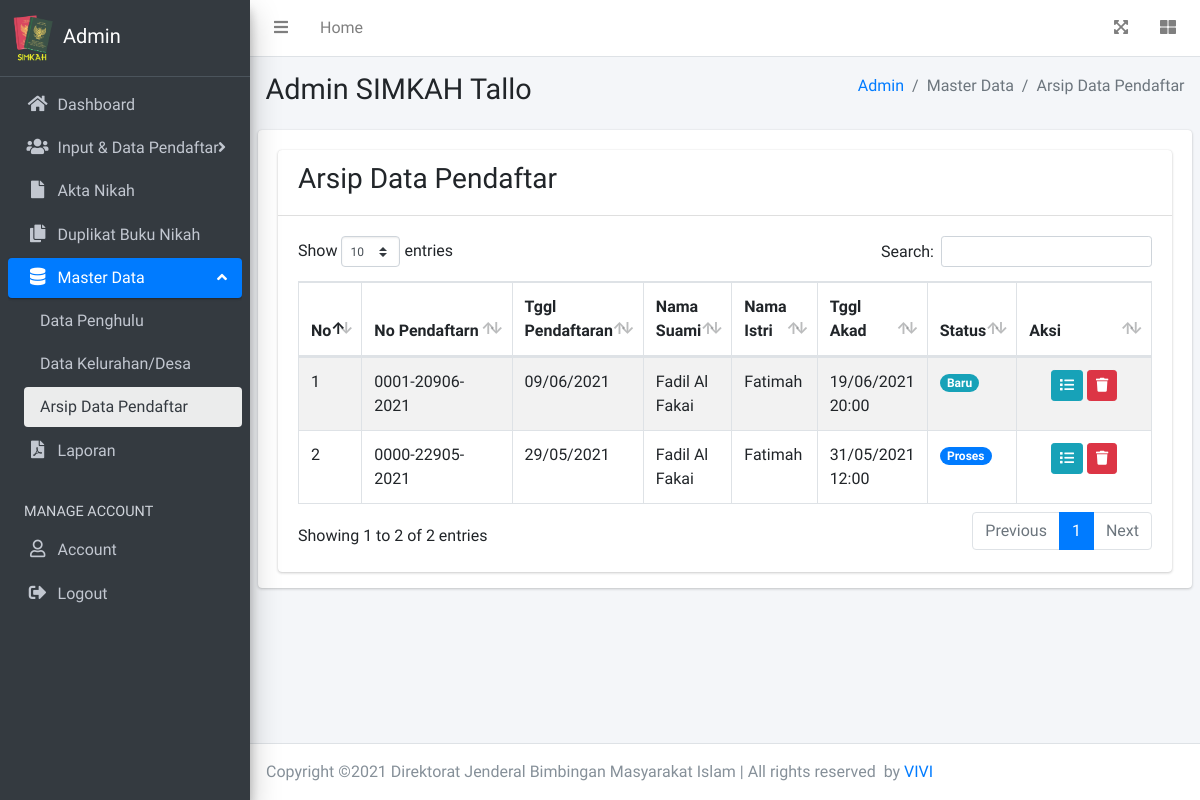
The page /admin/arsip-pendaftaran.php (signed in) on the database as committed earlier.
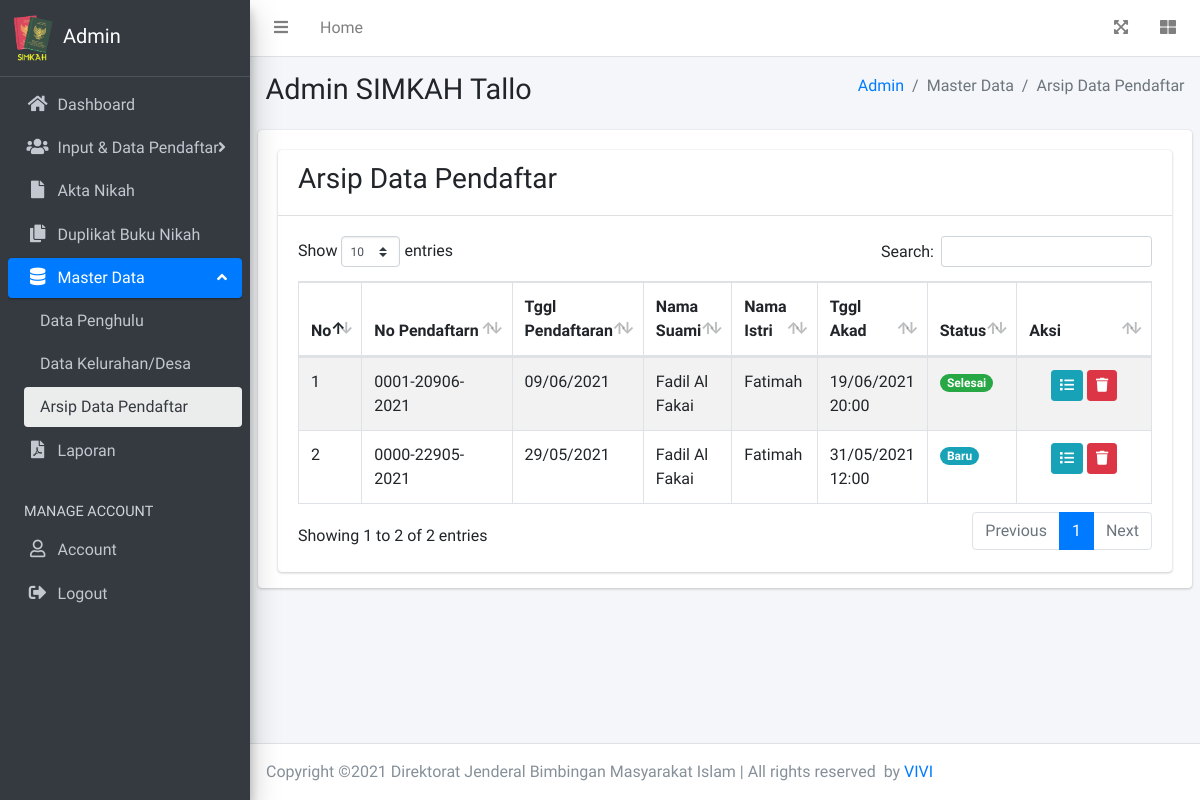
The same page on the database as committed later.
### tables this page shows
CREATE TABLE `tb_pendaftar` (
  `id` int(11) NOT NULL,
  `no_pendaftarn` varchar(255) NOT NULL,
  `desa_id` int(11) NOT NULL,
  `tempat_nikah` varchar(255) NOT NULL,
  `tggl_akad` date NOT NULL,
  `waktu_akad` varchar(255) NOT NULL,
  `lokasi_nikah` varchar(255) NOT NULL,
  `email_pendaftar` varchar(255) DEFAULT NULL,
  `penghulu_id` int(11) DEFAULT NULL,
  `status` varchar(255) NOT NULL,
  `tanggal_daftar` datetime NOT NULL
);

CREATE TABLE `tb_data_suami` (
  `id` int(11) NOT NULL,
  `pendaftar_id` int(11) NOT NULL,
  `warga_negara` varchar(255) NOT NULL,
  `nik` varchar(255) NOT NULL,
  `nama` varchar(255) NOT NULL,
  `tempat_lahir` varchar(255) NOT NULL,
  `tggl_lahir` datetime NOT NULL,
  `umur` varchar(11) NOT NULL,
  `alamat` varchar(255) NOT NULL,
  `status` varchar(255) NOT NULL,
  `agama` varchar(255) NOT NULL,
  `pekerjaan` varchar(255) NOT NULL,
  `pas_foto` varchar(255) NOT NULL
);

CREATE TABLE `tb_data_istri` (
  `id` int(11) NOT NULL,
  `pendaftar_id` int(11) NOT NULL,
  `warga_negara` varchar(255) NOT NULL,
  `nik` varchar(255) NOT NULL,
  `nama` varchar(255) NOT NULL,
  `tempat_lahir` varchar(255) NOT NULL,
  `tggl_lahir` datetime NOT NULL,
  `umur` varchar(11) NOT NULL,
  `alamat` varchar(255) NOT NULL,
  `status` varchar(255) NOT NULL,
  `agama` varchar(255) NOT NULL,
  `pekerjaan` varchar(255) NOT NULL,
  `pas_foto` varchar(255) NOT NULL
);

### admin/arsip-pendaftaran.php (the view, shortened to what this page needs)
<?php
require('template/header.php');
$pendaftar = mysqli_query($conn, "SELECT * FROM tb_pendaftar ORDER BY id DESC");
?>
<div class="content-wrapper">
	<div class="content-header">
		<div class="container-fluid">
			<div class="row mb-2">
				<div class="col-sm-6">
					<h1 class="m-0">Admin SIMKAH Tallo</h1>
				</div>
				<div class="col-sm-6">
					<ol class="breadcrumb float-sm-right">
						<li class="breadcrumb-item"><a href="index.php">Admin</a></li>
						<li class="breadcrumb-item active">Master Data</li>
						<li class="breadcrumb-item active">Arsip Data Pendaftar</li>
					</ol>
				</div>
			</div>
		</div>
	</div>
	<section class="content">
		<div class="card card-solid">
			<div class="card-body pb-0">
				<div class="row m-b-30">
					<div class="col-12">
						<div class="card">
							<div class="card-header">
								<h3>Arsip Data Pendaftar</h3>
							</div>
							<div class="card-body">
								<table id="dataTable" class="table table-bordered table-striped">
									<thead>
										<tr>
											<th width="1">No</th>
											<th width="120">No Pendaftarn</th>
											<th>Tggl Pendaftaran</th>
											<th>Nama Suami</th>
											<th>Nama Istri</th>
											<th>Tggl Akad</th>
											<th>Status</th>
											<th width="120">Aksi</th>
										</tr>
									</thead>
									<tbody>
										<?php $no=1; foreach ($pendaftar as $dta) {
											$pendaftar_id = $dta['id'];
											$data_sm = mysqli_query($conn, "SELECT * FROM tb_data_suami WHERE pendaftar_id='$pendaftar_id'");
											$data_is = mysqli_query($conn, "SELECT * FROM tb_data_istri WHERE pendaftar_id='$pendaftar_id'");
											$dsm = mysqli_fetch_assoc($data_sm);
											$dis = mysqli_fetch_assoc($data_is);
											if ($dta['status'] == 'new') {
												$status = 'Baru';
												$warna = 'info';
											} else if ($dta['status'] == 'acc') {
												$status = 'Proses';
												$warna = 'primary';
											} else if ($dta['status'] == 'finish') {
												$status = 'Selesai';
												$warna = 'success';
											} else if ($dta['status'] == 'refuse') {
												$status = 'Ditolak';
												$warna = 'danger';
											}
											?>
											<tr>
												<td><?= $no ?></td>
												<td><?= $dta['no_pendaftarn'] ?></td>
												<td><?= date('d/m/Y', strtotime($dta['tanggal_daftar'])) ?></td>
												<td><?= $dsm['nama'] ?></td>
												<td><?= $dis['nama'] ?></td>
												<td><?= date('d/m/Y', strtotime($dta['tggl_akad'])).' '.$dta['waktu_akad'] ?></td>
												<td>
													<span class="badge badge-pill badge-<?= $warna ?>"><?= $status ?></span>
												</td>
												<td class="text-center">
													<a href="#" class="btn btn-sm btn-info" data-toggle="modal" data-target="#modal-detail<?= $dta['id'] ?>" data-toggle1="tooltip" data-original-title="Detail Pendaftar"><i class="fa fa-list"></i></a>
													<a href="#" class="btn btn-sm btn-danger" data-toggle="modal" data-target="#modal-hapus<?= $dta['id'] ?>" data-toggle1="tooltip" data-original-title="Hapus Data"><i class="fa fa-trash"></i></a>
												</td>
											</tr>
											<?php $no=$no+1;
										} ?>
									</tbody>
								</table>
							</div>
						</div>
					</div>
				</div>
			</div>
		</div>
	</section>
</div>
<?php
require('template/footer.php');
?>

Rows that differ between the two databases and show on the page:
changed tb_pendaftar: status "Baru" → "Selesai"
changed tb_pendaftar: status "Proses" → "Baru"
